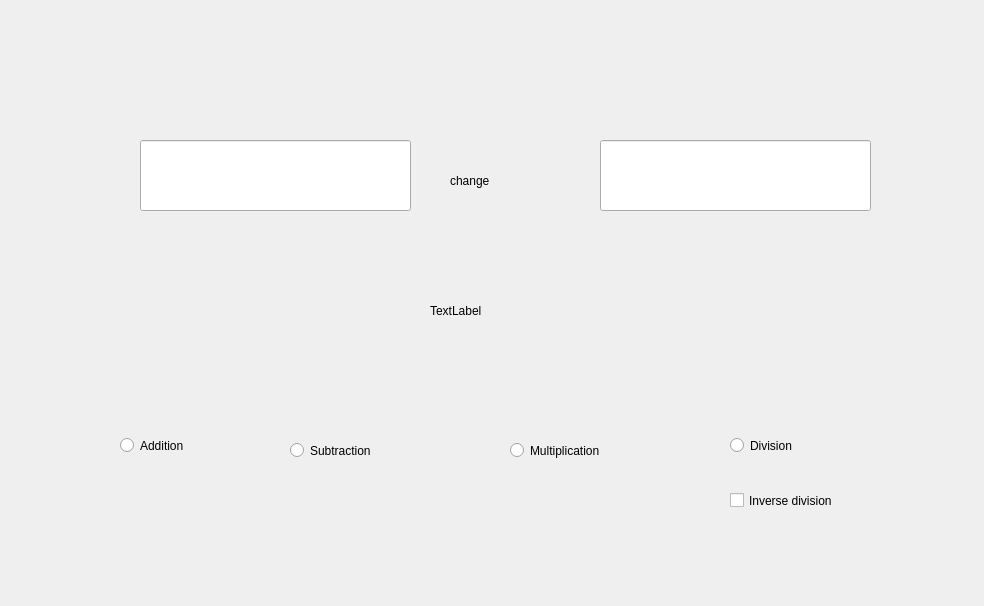
<?xml version="1.0" encoding="UTF-8"?>
<ui version="4.0">
 <class>Dialog</class>
 <widget class="QDialog" name="Dialog">
  <property name="geometry">
   <rect>
    <x>0</x>
    <y>0</y>
    <width>984</width>
    <height>606</height>
   </rect>
  </property>
  <property name="windowTitle">
   <string>Dialog</string>
  </property>
  <widget class="QCheckBox" name="checkBox">
   <property name="geometry">
    <rect>
     <x>730</x>
     <y>480</y>
     <width>171</width>
     <height>41</height>
    </rect>
   </property>
   <property name="styleSheet">
    <string notr="true">font: 12pt &quot;Times New Roman&quot;;</string>
   </property>
   <property name="text">
    <string>Inverse division</string>
   </property>
  </widget>
  <widget class="QLabel" name="change">
   <property name="geometry">
    <rect>
     <x>450</x>
     <y>150</y>
     <width>121</width>
     <height>61</height>
    </rect>
   </property>
   <property name="styleSheet">
    <string notr="true">font: 16pt &quot;Times New Roman&quot;;</string>
   </property>
   <property name="text">
    <string>change</string>
   </property>
  </widget>
  <widget class="QLineEdit" name="Blank_2">
   <property name="geometry">
    <rect>
     <x>600</x>
     <y>140</y>
     <width>271</width>
     <height>71</height>
    </rect>
   </property>
  </widget>
  <widget class="QRadioButton" name="radioButton_2">
   <property name="geometry">
    <rect>
     <x>290</x>
     <y>420</y>
     <width>141</width>
     <height>61</height>
    </rect>
   </property>
   <property name="styleSheet">
    <string notr="true">font: 12pt &quot;Times New Roman&quot;;</string>
   </property>
   <property name="text">
    <string>Subtraction</string>
   </property>
   <property name="autoExclusive">
    <bool>false</bool>
   </property>
  </widget>
  <widget class="QRadioButton" name="radioButton_3">
   <property name="geometry">
    <rect>
     <x>510</x>
     <y>420</y>
     <width>141</width>
     <height>61</height>
    </rect>
   </property>
   <property name="styleSheet">
    <string notr="true">font: 12pt &quot;Times New Roman&quot;;</string>
   </property>
   <property name="text">
    <string>Multiplication</string>
   </property>
   <property name="autoExclusive">
    <bool>false</bool>
   </property>
  </widget>
  <widget class="QLineEdit" name="Blank">
   <property name="geometry">
    <rect>
     <x>140</x>
     <y>140</y>
     <width>271</width>
     <height>71</height>
    </rect>
   </property>
  </widget>
  <widget class="QRadioButton" name="radioButton">
   <property name="geometry">
    <rect>
     <x>120</x>
     <y>420</y>
     <width>121</width>
     <height>51</height>
    </rect>
   </property>
   <property name="styleSheet">
    <string notr="true">font: 12pt &quot;Times New Roman&quot;;</string>
   </property>
   <property name="text">
    <string>Addition</string>
   </property>
   <property name="autoExclusive">
    <bool>false</bool>
   </property>
  </widget>
  <widget class="QLabel" name="answer">
   <property name="geometry">
    <rect>
     <x>430</x>
     <y>270</y>
     <width>161</width>
     <height>81</height>
    </rect>
   </property>
   <property name="styleSheet">
    <string notr="true">font: 20pt &quot;Times New Roman&quot;;</string>
   </property>
   <property name="text">
    <string>TextLabel</string>
   </property>
  </widget>
  <widget class="QRadioButton" name="radioButton_4">
   <property name="geometry">
    <rect>
     <x>730</x>
     <y>430</y>
     <width>111</width>
     <height>31</height>
    </rect>
   </property>
   <property name="styleSheet">
    <string notr="true">font: 12pt &quot;Times New Roman&quot;;</string>
   </property>
   <property name="text">
    <string>Division </string>
   </property>
   <property name="autoExclusive">
    <bool>false</bool>
   </property>
  </widget>
 </widget>
 <resources/>
 <connections/>
</ui>
